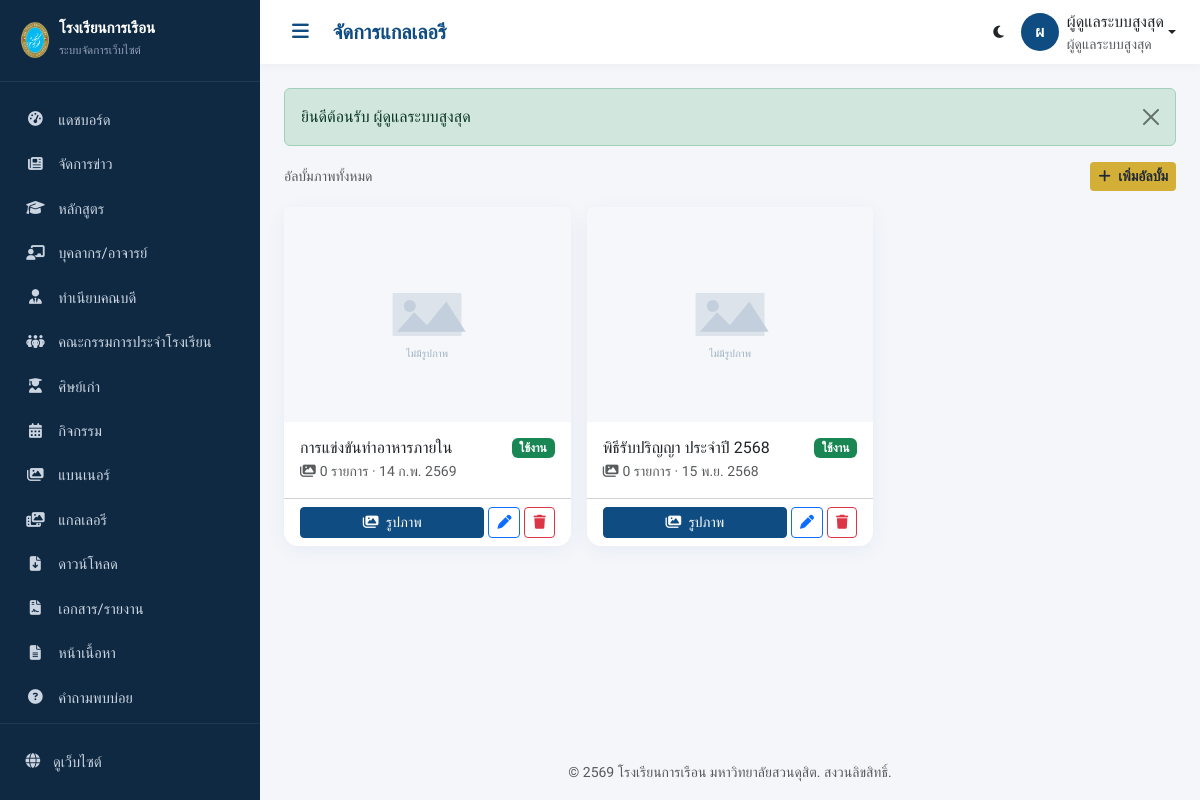
/admin/gallery (signed in), run on the app's committed database.
### tables this page shows
CREATE TABLE `gallery_albums` (
  `id`          INT UNSIGNED NOT NULL AUTO_INCREMENT,
  `name`        VARCHAR(200) NOT NULL,
  `slug`        VARCHAR(220) NOT NULL,
  `description` TEXT DEFAULT NULL,
  `cover_image` VARCHAR(255) DEFAULT NULL,
  `event_date`  DATE DEFAULT NULL,
  `status`      ENUM('active','inactive') NOT NULL DEFAULT 'active',
  `created_at`  DATETIME DEFAULT NULL,
  `updated_at`  DATETIME DEFAULT NULL,
  `deleted_at`  DATETIME DEFAULT NULL,
  PRIMARY KEY (`id`),
  UNIQUE KEY `uq_album_slug` (`slug`)
);

### app/core/View.php (called while the page is built, shortened)
<?php
class View
{
    public static function render(string $view, array $data = [], ?string $layout = 'public'): void
    {
        $viewFile = VIEW_PATH . '/' . $view . '.php';
        extract($data, EXTR_SKIP);
        require $viewFile;
        $layoutFile = VIEW_PATH . '/layouts/' . $layout . '.php';
        require $layoutFile;
    }
}

### app/core/Controller.php (called while the page is built, shortened)
<?php
abstract class Controller
{
    protected function model(string $name)
    {
        $file = APP_PATH . '/models/' . $name . '.php';
        return new $name();
    }
    protected function adminView(string $view, array $data = []): void
    {
        if (!str_starts_with($view, 'admin/')) {
            $view = 'admin/' . $view;
        }
        View::render($view, $data, 'admin');
    }
    protected function query(string $key, $default = null)
    {
        return $_GET[$key] ?? $default;
    }
}

### app/controllers/admin/GalleryController.php (called while the page is built, shortened)
<?php
class GalleryController extends AdminController
{
    public function index(): void
    {
        $page = (int)$this->query('page', 1);
        $pager = $this->model('GalleryAlbum')->paginate($page, ADMIN_PER_PAGE, [], 'event_date DESC, id DESC');
        $counts = [];
        foreach ($pager['data'] as $a) {
            $counts[$a['id']] = $this->model('Gallery')->count(['album_id' => $a['id']]);
        }
        $this->adminView('gallery/index', ['title' => 'จัดการแกลเลอรี', 'pager' => $pager, 'counts' => $counts]);
    }
}

### app/core/App.php (called while the page is built, shortened)
<?php
class App
{
    private string $method = DEFAULT_METHOD;
    private bool   $isAdmin = false;
    public function run(): void
    {
        $url = $this->parseUrl();
        if (!empty($url) && strtolower($url[0]) === 'admin') {
            $this->isAdmin = true;
            array_shift($url);
            $controllerDir = APP_PATH . '/controllers/admin/';
        } else {
            $controllerDir = APP_PATH . '/controllers/';
            $namespacePrefix = '';
        }
        if (!empty($url[0])) {
            $candidate = ucfirst($url[0]) . 'Controller';
            if (file_exists($controllerDir . $candidate . '.php')) {
                array_shift($url);
            } elseif ($this->isAdmin) {
                $this->controllerName = 'DashboardController';
            }
        }
        $controller = new $className();
        $this->params = $url ? array_values($url) : [];
        call_user_func_array([$controller, $this->method], $this->params);
    }
    private function parseUrl(): array
    {
        $url = rtrim($_GET['url'], '/');
        $url = filter_var($url, FILTER_SANITIZE_URL);
        return explode('/', $url);
    }
}

### public/index.php (called while the page is built)
<?php
require_once __DIR__ . '/../app/core/bootstrap.php';
$app = new App();
$app->run();

### app/core/bootstrap.php (called while the page is built, shortened)
<?php
spl_autoload_register(function ($class) {
    $short = str_contains($class, '\\') ? substr(strrchr($class, '\\'), 1) : $class;
    $paths = [
        APP_PATH . '/core/' . $short . '.php',
        APP_PATH . '/helpers/' . $short . '.php',
        APP_PATH . '/models/' . $short . '.php',
        APP_PATH . '/middleware/' . $short . '.php',
    ];
    foreach ($paths as $path) {
        if (file_exists($path)) {
            return;
        }
    }
});
require_once APP_PATH . '/helpers/functions.php';

### app/core/Model.php (called while the page is built, shortened)
<?php
abstract class Model
{
    protected Database $db;
    protected string $table = '';
    protected bool $softDelete = true;
    public function __construct()
    {
        $this->db = new Database();
    }
    public function count(array $conditions = []): int
    {
        [$whereSql, $params] = $this->buildWhere($conditions);
        $sql = "SELECT COUNT(*) FROM {$this->table} {$whereSql}";
        return (int)$this->db->query($sql)->bind($params)->column();
    }
    public function paginate(int $page = 1, int $perPage = 15, array $conditions = [], string $orderBy = 'id DESC', string $searchSql = '', array $searchParams = []): array
    {
        [$whereSql, $params] = $this->buildWhere($conditions);
        $total = (int)$this->db->query("SELECT COUNT(*) FROM {$this->table} {$whereSql}")
                               ->bind($params)->column();
        $page = max(1, $page);
        $offset = ($page - 1) * $perPage;
        $sql = "SELECT * FROM {$this->table} {$whereSql} ORDER BY {$orderBy} LIMIT {$perPage} OFFSET {$offset}";
        $data = $this->db->query($sql)->bind($params)->all();
        return [
            'data'        => $data,
            'total'       => $total,
            'page'        => $page,
            'per_page'    => $perPage,
            'total_pages' => (int)ceil($total / $perPage),
        ];
    }
    protected function buildWhere(array $conditions): array
    {
        $clauses = [];
        $params = [];
        foreach ($conditions as $col => $val) {
            $clauses[] = "{$col} = :w_{$col}";
            $params["w_{$col}"] = $val;
        }
        if ($this->softDelete) {
            $clauses[] = "deleted_at IS NULL";
        }
        $sql = $clauses ? 'WHERE ' . implode(' AND ', $clauses) : '';
        return [$sql, $params];
    }
}

### app/config/database.php (called while the page is built)
<?php
return [
    'host'     => '127.0.0.1',
    'port'     => '3306',
    'database' => 'fooddusit_db',
    'username' => 'root',
    'password' => '',
    'charset'  => 'utf8mb4',
    'collation'=> 'utf8mb4_unicode_ci',
    'options'  => [
        PDO::ATTR_ERRMODE            => PDO::ERRMODE_EXCEPTION,
        PDO::ATTR_DEFAULT_FETCH_MODE => PDO::FETCH_ASSOC,
        PDO::ATTR_EMULATE_PREPARES   => false,
        PDO::ATTR_PERSISTENT         => false,
    ],
];

### app/core/Database.php (called while the page is built, shortened)
<?php
class Database
{
    private static ?PDO $instance = null;
    private $stmt = null;
    public static function pdo(): PDO
    {
        if (self::$instance === null) {
            $config = require APP_PATH . '/config/database.php';
            $dsn = sprintf(
                'mysql:host=%s;port=%s;dbname=%s;charset=%s',
                $config['host'],
                $config['port'],
                $config['database'],
                $config['charset']
            );
            try {
                self::$instance = new PDO(
                    $dsn,
                    $config['username'],
                    $config['password'],
                    $config['options']
                );
            } catch (PDOException $e) {
                if (APP_ENV === 'development') {
                    die('เชื่อมต่อฐานข้อมูลไม่สำเร็จ: ' . $e->getMessage());
                }
                error_log('DB Connection Error: ' . $e->getMessage());
                die('ขออภัย ระบบไม่สามารถเชื่อมต่อฐานข้อมูลได้ในขณะนี้');
            }
        }
        return self::$instance;
    }
    public function query(string $sql): self
    {
        $this->stmt = self::pdo()->prepare($sql);
        return $this;
    }
    public function bind(array $params): self
    {
        foreach ($params as $key => $value) {
            $type = match (true) {
                is_int($value)  => PDO::PARAM_INT,
                is_bool($value) => PDO::PARAM_BOOL,
                is_null($value) => PDO::PARAM_NULL,
                default         => PDO::PARAM_STR,
            };
            $param = is_int($key) ? $key + 1 : ':' . ltrim($key, ':');
            $this->stmt->bindValue($param, $value, $type);
        }
        return $this;
    }
    public function execute(array $params = []): bool
    {
        return $params ? $this->stmt->execute($params) : $this->stmt->execute();
    }
    public function all(array $params = []): array
    {
        $this->execute($params ?: []);
        return $this->stmt->fetchAll();
    }
    public function column(array $params = [])
    {
        $this->execute($params ?: []);
        return $this->stmt->fetchColumn();
    }
}

### app/views/admin/gallery/index.php (the view, shortened to what this page needs)
<div class="d-flex justify-content-between align-items-center mb-3">
  <span class="text-muted small">อัลบั้มภาพทั้งหมด</span>
  <a href="<?= url('admin/gallery/create') ?>" class="btn btn-gold btn-sm"><i class="fa-solid fa-plus me-1"></i> เพิ่มอัลบั้ม</a>
</div>
<div class="row g-3">
  <?php foreach ($pager['data'] as $a): ?>
    <div class="col-sm-6 col-lg-4 col-xxl-3">
      <div class="card h-100">
        <div class="ratio ratio-4x3">
          <img src="<?= upload_url($a['cover_image']) ?>" class="card-img-top" style="object-fit:cover" alt="">
        </div>
        <div class="card-body">
          <div class="d-flex justify-content-between align-items-start">
            <h6 class="mb-1"><?= e(excerpt($a['name'], 40)) ?></h6>
            <?= status_badge($a['status']) ?>
          </div>
          <div class="small text-muted">
            <i class="fa-solid fa-images me-1"></i><?= (int)($counts[$a['id']] ?? 0) ?> รายการ
            <?php if ($a['event_date']): ?> &middot; <?= thai_date($a['event_date']) ?><?php endif; ?>
          </div>
        </div>
        <div class="card-footer bg-transparent d-flex gap-1">
          <a href="<?= url('admin/gallery/items/' . $a['id']) ?>" class="btn btn-sm btn-primary flex-fill"><i class="fa-solid fa-images me-1"></i> รูปภาพ</a>
          <a href="<?= url('admin/gallery/edit/' . $a['id']) ?>" class="btn btn-sm btn-outline-primary"><i class="fa-solid fa-pen"></i></a>
          <a href="<?= url('admin/gallery/delete/' . $a['id']) ?>" class="btn btn-sm btn-outline-danger" data-confirm="ต้องการลบอัลบั้มนี้?"><i class="fa-solid fa-trash"></i></a>
        </div>
      </div>
    </div>
  <?php endforeach; ?>
</div>

### app/helpers/functions.php (shortened to what this page needs)
<?php
function url(string $path = ''): string
{
    return BASE_URL . ltrim($path, '/');
}
function asset(string $path): string
{
    $rel = ltrim($path, '/');
    $url = BASE_URL . 'public/assets/' . $rel;
    $file = PUBLIC_PATH . '/assets/' . $rel;
    if (is_file($file)) {
        $url .= '?v=' . filemtime($file);
    }
    return $url;
}
function upload_url(?string $path): string
{
    if (empty($path)) {
        return asset('images/placeholder.svg');
    }
    return BASE_URL . 'public/uploads/' . ltrim($path, '/');
}
function e($value): string
{
    return htmlspecialchars((string)$value, ENT_QUOTES | ENT_HTML5, 'UTF-8');
}
function excerpt(string $text, int $limit = 120): string
{
    $text = trim(strip_tags($text));
    if (mb_strlen($text) <= $limit) {
        return $text;
    }
    return mb_substr($text, 0, $limit) . '…';
}
function thai_date(?string $datetime, bool $withTime = false): string
{
    $months = ['', 'ม.ค.', 'ก.พ.', 'มี.ค.', 'เม.ย.', 'พ.ค.', 'มิ.ย.',
               'ก.ค.', 'ส.ค.', 'ก.ย.', 'ต.ค.', 'พ.ย.', 'ธ.ค.'];
    $ts = strtotime($datetime);
    $day = date('j', $ts);
    $month = $months[(int)date('n', $ts)];
    $year = (int)date('Y', $ts) + 543;
    $out = "{$day} {$month} {$year}";
    return $out;
}
function flash_messages(): string
{
    $html = '';
    $map = ['success' => 'success', 'error' => 'danger', 'warning' => 'warning', 'info' => 'info'];
    foreach ($_SESSION['flash'] as $type => $msg) {
        $cls = $map[$type] ?? 'info';
        $html .= '<div class="alert alert-' . $cls . ' alert-dismissible fade show" role="alert">'
               . e($msg)
               . '<button type="button" class="btn-close" data-bs-dismiss="alert"></button></div>';
    }
    return $html;
}
function status_badge(string $status): string
{
    $map = [
        'active'    => ['success', 'ใช้งาน'],
        'inactive'  => ['secondary', 'ปิดใช้งาน'],
        'published' => ['success', 'เผยแพร่'],
        'draft'     => ['warning', 'ฉบับร่าง'],
        'pending'   => ['info', 'รอตรวจ'],
    ];
    [$cls, $label] = $map[$status] ?? ['secondary', $status];
    return '<span class="badge bg-' . $cls . '">' . e($label) . '</span>';
}

### public/assets/css/admin.css (style rules this page uses)
:root { --primary: #0F4C81; --primary-dark: #0a3a63; --gold: #D4AF37; --sidebar-w: 260px; --sidebar-bg: #0f2942; --admin-bg: #f4f6fa; --card-radius: 14px; }
* { box-sizing: border-box; }
body { font-family: 'Sarabun', sans-serif; background: var(--admin-bg); margin: 0; }
h1,h2,h3,h4,h5,h6 { font-family: 'Prompt', sans-serif; }
.card { border: none; border-radius: var(--card-radius); box-shadow: 0 4px 20px rgba(15,76,129,.06); }
.btn-primary { background: var(--primary); border-color: var(--primary); }
.btn-gold { background: var(--gold); border: none; color: #1f2937; font-weight: 600; }

### data on the page
gallery_albums: name "การแข่งขันทำอาหารภายใน", id "0", event_date "14 ก.พ. 2569"
gallery_albums: name "พิธีรับปริญญา ประจำปี 2568", id "0", event_date "15 พ.ย. 2568"

### other printed values
$label "แดชบอร์ด"
$label "จัดการข่าว"
$label "หลักสูตร"
$label "บุคลากร/อาจารย์"
$label "ทำเนียบคณบดี"
$label "คณะกรรมการประจำโรงเรียน"
$label "ศิษย์เก่า"
$label "กิจกรรม"
$label "แบนเนอร์"
$label "แกลเลอรี"
$label "ดาวน์โหลด"
$label "เอกสาร/รายงาน"
$label "หน้าเนื้อหา"
$label "คำถามพบบ่อย"
$title "จัดการแกลเลอรี"
